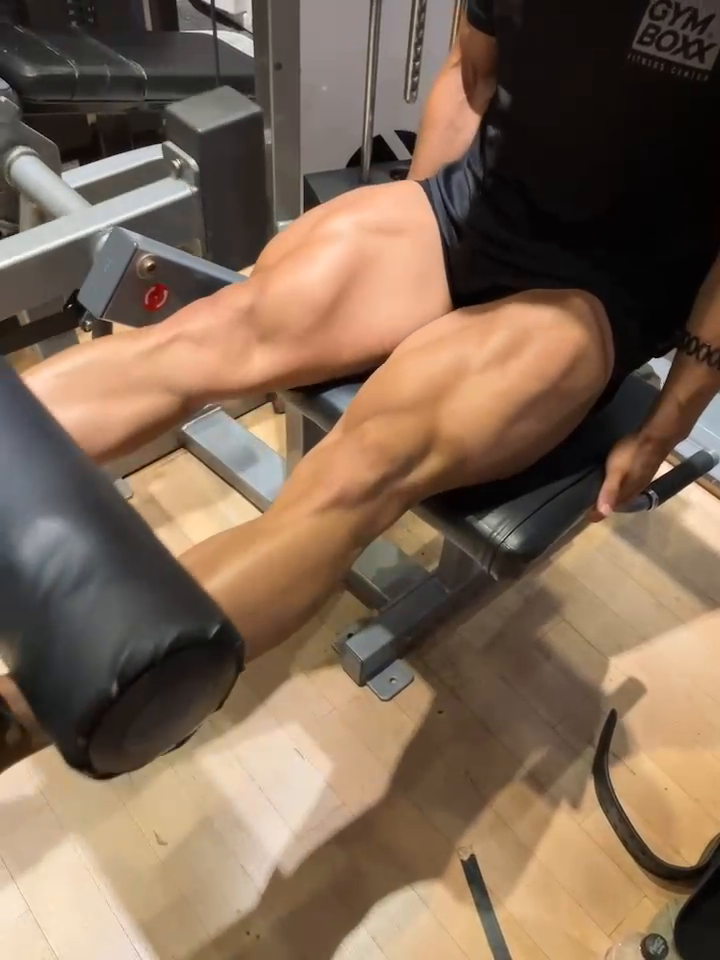
#> input picture frame 28 of OpenCV/video.mp4, 720 x 960 px
$ python videoCapture.py
#> lines starting #> are read from the running program, lines starting #| are printed output that depends on the picture
import cv2 as cv
import numpy as np

def camera_in():
    cap = cv.VideoCapture(0)

    if not cap.isOpened():
        print("Camera open failed!")
        return

    print('Frame width:', int(cap.get(cv.CAP_PROP_FRAME_WIDTH)))
    print('Frame height:', int(cap.get(cv.CAP_PROP_FRAME_HEIGHT)))
    print('Frame num : ', int(cap.get(cv.CAP_PROP_FPS)))

    while True:
        ret, frame = cap.read()     # read() : 동영상으로부터 프레임 받아옴


        if not ret:
            break

        inversed = ~frame

        cv.imshow('frame', frame)
        cv.imshow('inversed', inversed)

        if cv.waitKey(10) == 27:
            break

    cv.destroyAllWindows()

# camera_in()

'''
동영상 파일 -> 초당 프레임 수 가지고 있음 == cv.CAP_PROP_FPS
'''


cap = cv.VideoCapture('video.mp4')

if not cap.isOpened():
    print('error')
    exit()

print('Frame Count', int(cap.get(cv.CAP_PROP_FRAME_COUNT)))

fps = cap.get(cv.CAP_PROP_FPS)
print(fps)
delay = round(1000 / fps)

while True:
    ret, frame = cap.read()  # read() : 동영상으로부터 프레임 받아옴
#> frame is the input picture: shape (960, 720, 3); mean B, G, R 84.7, 103.9, 126.2

    if not ret:
        break

    inversed = ~frame
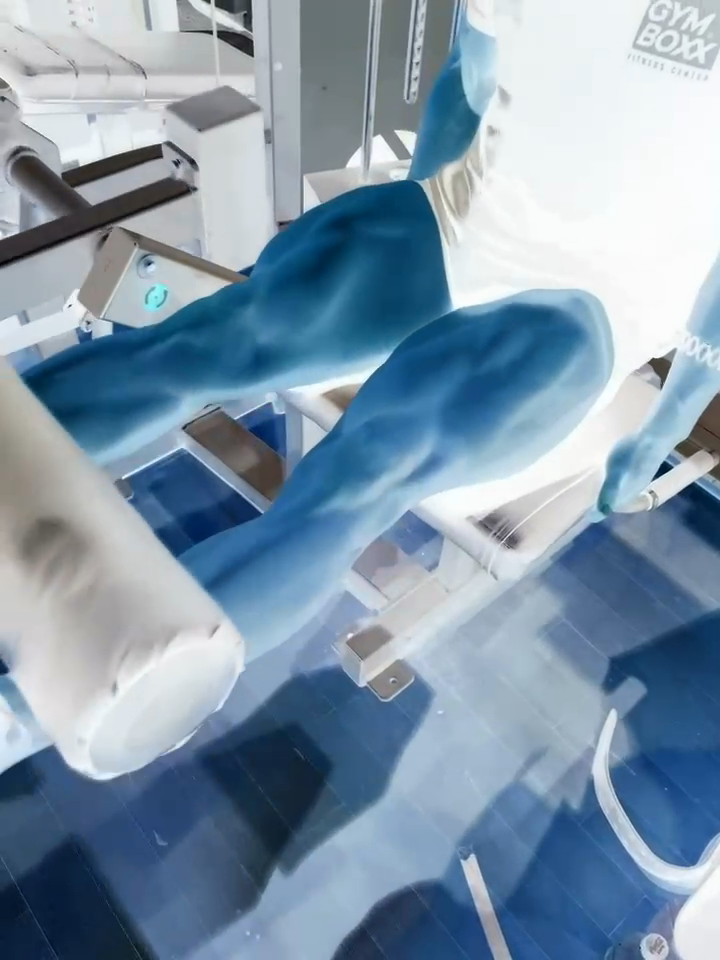
#> inversed: shape (960, 720, 3); mean B, G, R 170.3, 151.1, 128.8

    cv.imshow('frame', frame)
    cv.imshow('inversed', inversed)

    if cv.waitKey(delay) == 27:
#> (key Esc is pressed here)
        break

cv.destroyAllWindows()

$ run again, starting later in the video
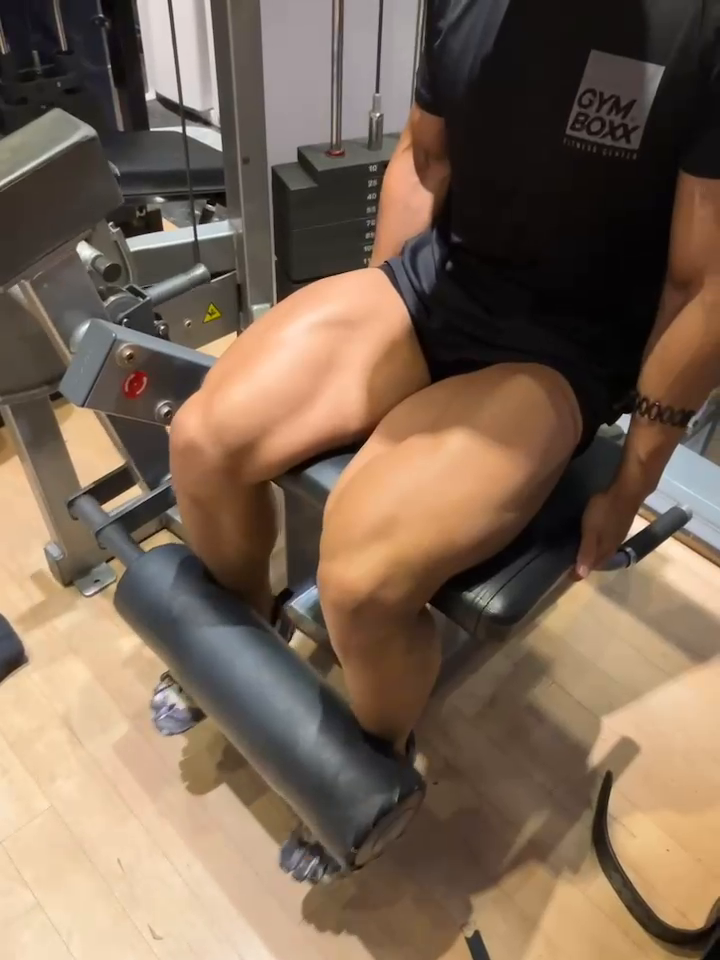
#> input picture frame 126 of OpenCV/video.mp4, 720 x 960 px
#> frame is the input picture: shape (960, 720, 3); mean B, G, R 84.4, 101.9, 122.3
#> `inversed = ~frame`:
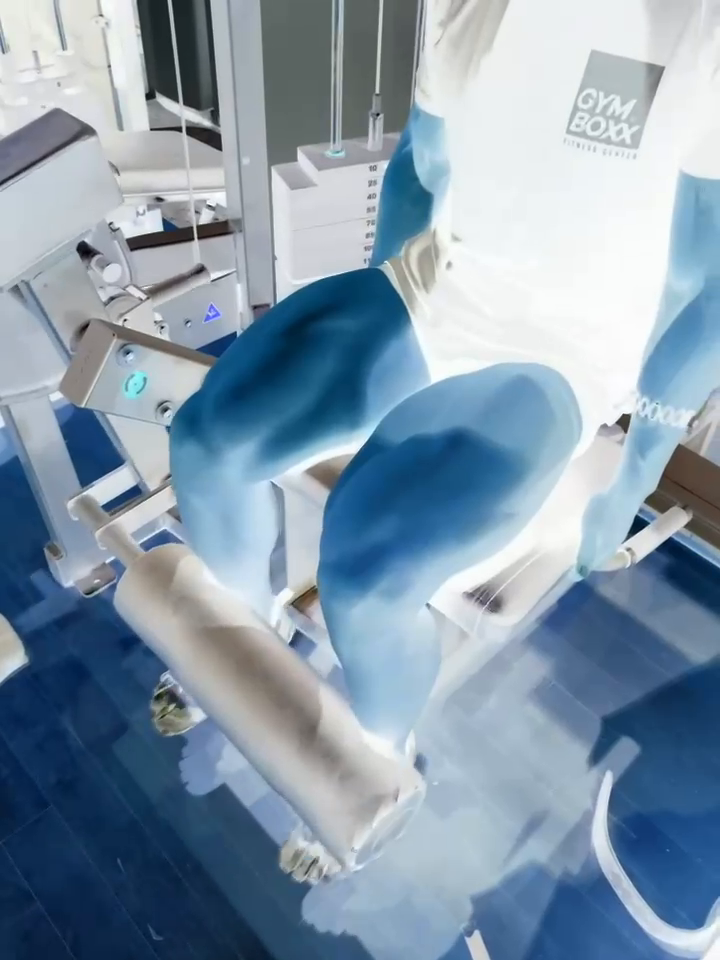
#> inversed: shape (960, 720, 3); mean B, G, R 170.6, 153.1, 132.7

$ run again, starting later in the video
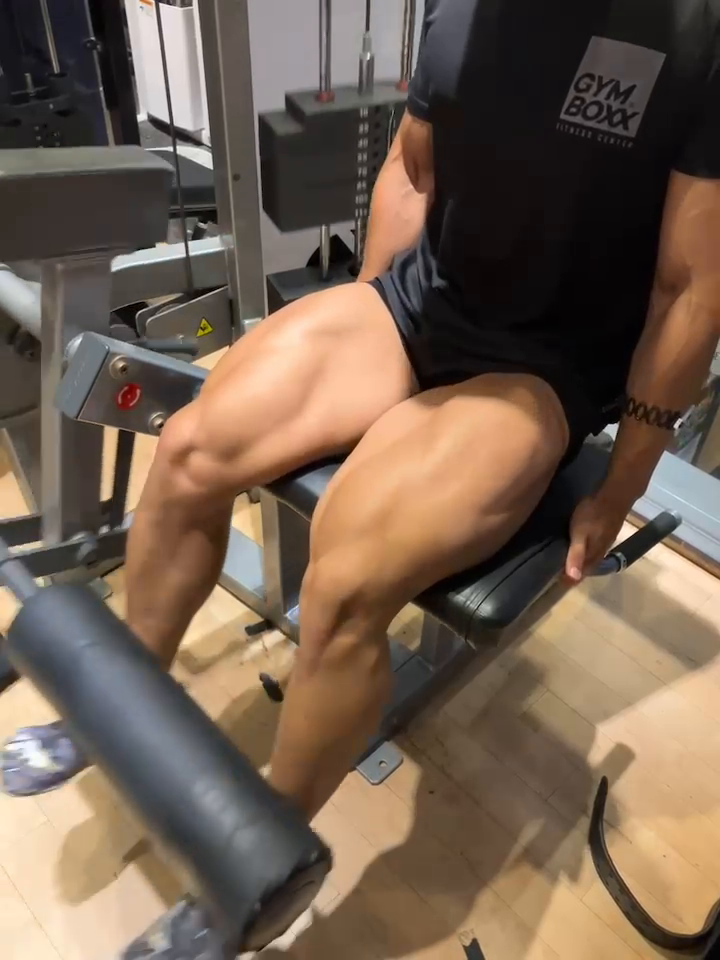
#> input picture frame 224 of OpenCV/video.mp4, 720 x 960 px
#> frame is the input picture: shape (960, 720, 3); mean B, G, R 81, 96.6, 115.6
#> `inversed = ~frame`:
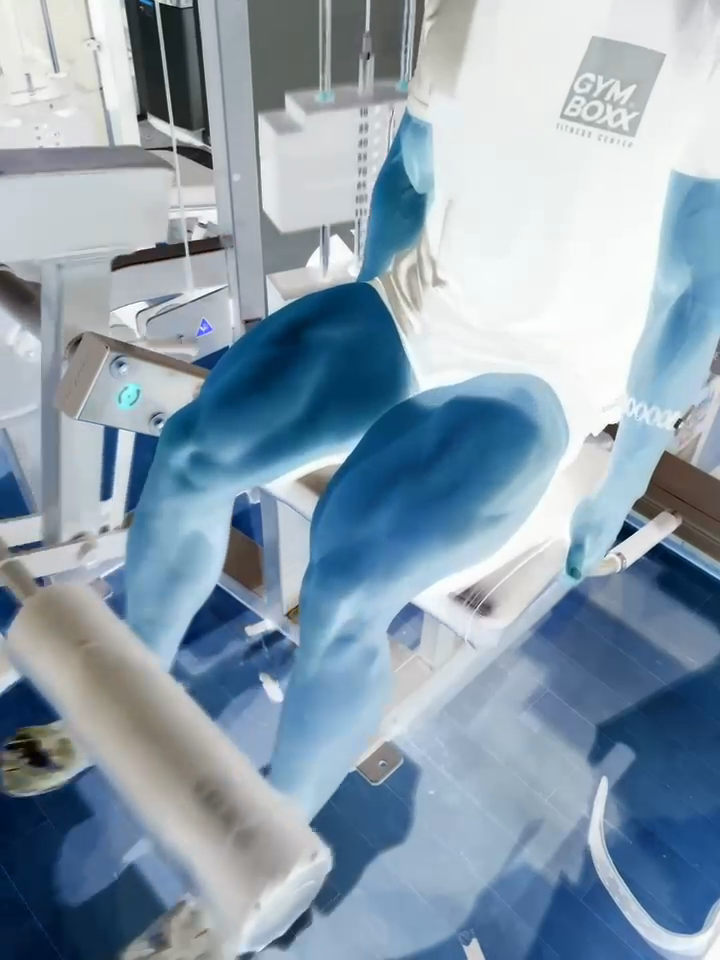
#> inversed: shape (960, 720, 3); mean B, G, R 174, 158.4, 139.4
